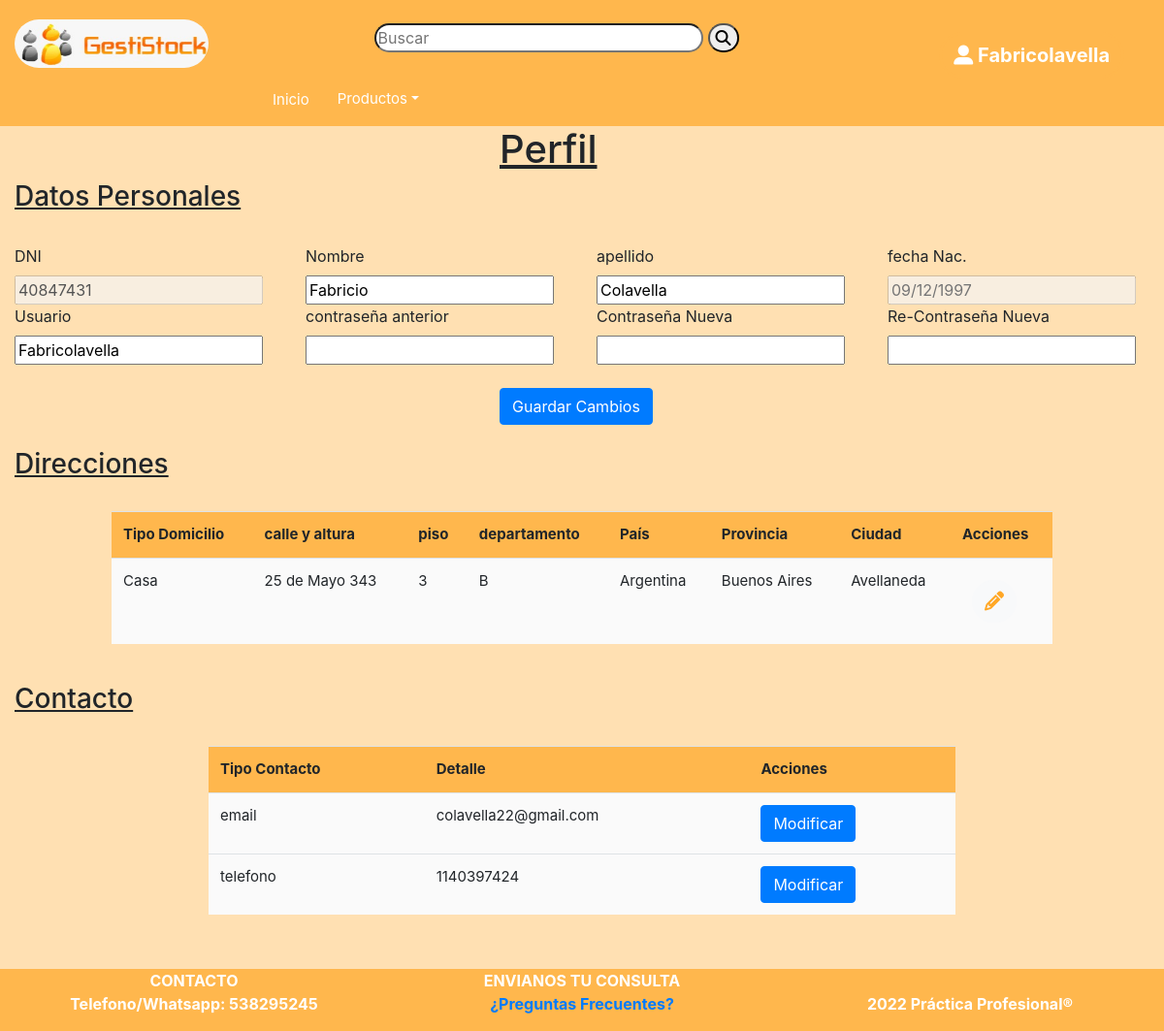
The app's page /perfilUsuario.php (signed in) with its own data.
### tables this page shows
CREATE TABLE `personas` (
  `idPersona` int(11) NOT NULL,
  `numDocumento` int(11) NOT NULL,
  `idTipoDocumento` int(11) NOT NULL,
  `nombre` varchar(45) NOT NULL,
  `apellido` varchar(45) NOT NULL,
  `fechaNac` date NOT NULL,
  `usuario` varchar(45) NOT NULL,
  `contrasenia` varchar(45) NOT NULL,
  `idEstado` int(11) NOT NULL
);

CREATE TABLE `direcciones` (
  `idDireccion` int(11) NOT NULL,
  `idCiudad` int(11) NOT NULL,
  `idPersona` int(11) NOT NULL,
  `idTipoDomicilio` int(11) NOT NULL,
  `calle` varchar(45) DEFAULT NULL,
  `altura` int(11) DEFAULT NULL,
  `dpto` varchar(45) DEFAULT NULL,
  `piso` varchar(45) DEFAULT NULL
);

CREATE TABLE `tiposdomicilios` (
  `idTipoDomicilio` int(11) NOT NULL,
  `descripcion` varchar(45) NOT NULL
);

CREATE TABLE `paises` (
  `idPais` int(11) NOT NULL,
  `nombrePais` varchar(45) NOT NULL
);

CREATE TABLE `provincias` (
  `idProvincia` int(11) NOT NULL,
  `nombreProvincia` varchar(45) DEFAULT NULL,
  `idPais` int(11) NOT NULL
);

CREATE TABLE `ciudades` (
  `idCiudad` int(11) NOT NULL,
  `nombreCiudad` varchar(45) DEFAULT NULL,
  `idProvincia` int(11) NOT NULL
);

CREATE TABLE `personascontactos` (
  `idPersonaContacto` int(11) NOT NULL,
  `idPersona` int(11) NOT NULL,
  `idTipoContacto` int(11) NOT NULL,
  `descripcion` varchar(45) NOT NULL
);

CREATE TABLE `tiposcontactos` (
  `idTipoContacto` int(11) NOT NULL,
  `descripcion` varchar(45) NOT NULL
);

### perfilUsuario.php (the view, shortened to what this page needs)
<?php require 'header.php';
$id=$_SESSION['login'];
$queryDP="SELECT p.numDocumento as dni, p.nombre, p.apellido, p.fechaNac as fn, p.usuario as user, p.contrasenia as pass from personas as p where idPersona='$id'";
$consultaDP= mysqli_query($conexion,$queryDP);
$consultaDir="SELECT d.idDireccion, d.calle, d.altura, d.piso, d.dpto, p.nombrePais pais, pr.nombreProvincia prov, c.nombreCiudad ciudad, td.descripcion tdd FROM direcciones d
                JOIN tiposdomicilios td ON d.idTipoDomicilio=td.idTipoDomicilio
                JOIN ciudades c on d.idCiudad=c.idCiudad
                JOIN provincias pr on pr.idProvincia=c.idProvincia
                JOIN paises p on p.idPais=pr.idPais
                where d.idPersona= $id ";
$selectDir=mysqli_query($conexion,$consultaDir);
$consultaContacto="SELECT pc.idPersonaContacto idPc, pc.descripcion pcd, tc.descripcion tcd FROM personascontactos pc
                    JOIN tiposcontactos tc on tc.idTipoContacto=pc.idTipoContacto WHERE idpersona=$id";
$selectCt= mysqli_query($conexion,$consultaContacto);
 ?>
<div class="row justify-content-center">
    <div class="col-md-2">
        <h1><u>Perfil</u></h1>
    </div>
</div>
<div class="row justify-content-center">
    <div class="col-md-12">
        <h3><u>Datos Personales </u></h3>
    </div>
</div>
<br>
<form method="POST" action="modUsuario.php"  onsubmit="return form(this)">
    <?php while ($rs=mysqli_fetch_array($consultaDP)) {
            $fecha=date('d/m/Y',strtotime($rs['fn']));?>
        <div class="row">
            <div class="col-md-3">
                <label>DNI</label>
                <div>
                    <input type="text"  disabled value=<?php echo $rs['dni']; ?> >
                </div>
            </div>
            <div class="col-md-3">
                <label>Nombre</label>
                <div>
                    <input type="text" name="nombre" id="nombre" value=<?php echo $rs['nombre']; ?>>
                </div>
            </div>
            <div class="col-md-3">
                <label>apellido</label>
                <div>
                    <input type="text" name="apellido" id="apellido" value=<?php echo $rs['apellido']; ?>>
                </div>
            </div>
            <div class="col-md-3">
                <label>fecha Nac.</label>
                <div>
                    <input type="text" disabled placeholder=<?php echo $fecha; ?>>
                </div>
            </div>
        </div>
        <div class="row">
            <div class="col-md-3">
                <label>Usuario</label>
                <div>
                    <input type="text" name="usuario" id="usuario" value="<?php echo $rs['user'];?>">
                </div>
            </div>
            <div class="col-md-3">
                <label>contraseña anterior</label>
                <div>
                    <input type="text" name="passAnt" id="passAnt">
                </div>
            </div>
            <div class="col-md-3">
                <label>Contraseña Nueva</label>
                <div>
                    <input type="text"  name="passN" id="passN">
                </div>
            </div>
            <div class="col-md-3">
            <label>Re-Contraseña Nueva</label>
                <div>
                    <input type="text"  name="passNr" id="passNr">
                </div>
            </div>
        </div>
        <br>
        <div class="row justify-content-center">
            <div class="col-md-2">
                <button type="button" type="submit" name="cambios" class="btn btn-primary" value=1> Guardar Cambios</button>
            </div>
        </div>
    <?php }?>
</form>
<br>
<div class="row">
    <div class="col-md-3">
        <h3><u>Direcciones</u></h3>
    </div>
</div>
<br>
    <div class="row justify-content-center">
			<div class="col-md-10">
			   <div style="background: white">
				  <table class="table striped" style="background:#fafafa;white:70%">
					<tr>
						 <th>Tipo Domicilio</th>
						 <th>calle y altura</th>
						 <th>piso</th>
						 <th>departamento</th>
						 <th>País</th>
						 <th>Provincia</th>
                         <th>Ciudad</th>
                         <th>Acciones</th>
					</tr>
                    <?php while ($rs=mysqli_fetch_array($selectDir)) {?>
                       <?php
                            $idDireccion=$rs['idDireccion'];
                       ?>
                        <tr>
                            <td><?php echo $rs['tdd']?></td>
                            <td><?php echo $rs['calle']."  ".$rs['altura']?></td>
                            <td><?php echo $rs['piso']?></td>
                            <td><?php echo $rs['dpto']?></td>
                            <td><?php echo $rs['pais']?></td>
                            <td><?php echo $rs['prov']?></td>
                            <td><?php echo $rs['ciudad']?></td>
                            <td>
                                <form method="POST" action="modificarDireccion.php">
                                    <button style="border-radius:30px;font-size:20px" type="submit" name="idDireccion" value="<?php echo $idDireccion;?>" class="btn btn-light"><i class="fas fa-pencil-alt"></i></button>
                                </form>
                            </td>
                        </tr>
                        <?php }?>
                  </table>
                </div>
            </div>
     </div>
<br>
<div class="row">
    <div class="col-md-3">
        <h3><u>Contacto</u></h3>
    </div>
</div>
<br>
<div class="row justify-content-center">
			<div class="col-md-8">
			   <div style="background: white">
				  <table class="table striped" style="background:#fafafa;white:70%">
					<tr>
						 <th>Tipo Contacto</th>
						 <th>Detalle</th>
                         <th>Acciones</th>
					</tr>
                    <?php while ($rs=mysqli_fetch_array($selectCt)) {?>
                        <tr>
                            <td><?php echo $rs['tcd']?></td>
                            <td><?php echo $rs['pcd']?></td>
                            <td>
                                <button type="button" class="btn btn-primary" data-toggle="modal" data-target="#editCt<?php echo $rs['idPc'];?>">
                                    Modificar
                                </button>
                            </td>
                        </tr>
                        <?php }?>
                  </table>
                </div>
            </div>
     </div>
<?php
     require 'footer.php';
?>

### records on screen
personas: numDocumento "40847431", nombre "Fabricio", apellido "Colavella", fechaNac "09/12/1997", usuario "Fabricolavella"
direcciones: idTipoDomicilio.descripcion "Casa", calle "25 de Mayo", altura "343", piso "3", dpto "B", paises.nombrePais "Argentina", provincias.nombreProvincia "Buenos Aires", idCiudad.nombreCiudad "Avellaneda", $idDireccion 37 (drawn)
personascontactos: idTipoContacto.descripcion "email", descripcion "colavella22@gmail.com"
personascontactos: idTipoContacto.descripcion "telefono", descripcion "1140397424"

### other values on screen
$nombre_usuario "Fabricolavella"
